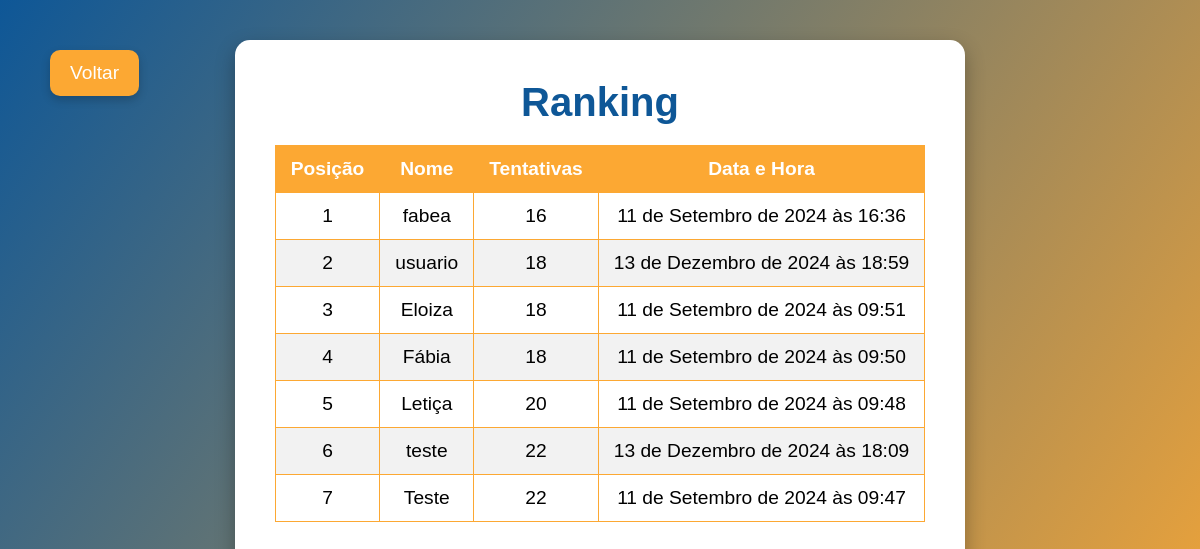
The page /ranking/ on the database its author committed.
### jogo/models.py (models this page shows)
class Jogador(models.Model):
  nomeJogador = models.CharField(max_length=100)
  tentativas = models.IntegerField()
  data = models.DateTimeField(auto_now_add=True)
  user = models.ForeignKey(auth.get_user_model(), on_delete=models.CASCADE)

### jogo/views.py (the view)
# urls.py: path('ranking/', views.ranking, name='ranking'),
def ranking(request):
    jogadores = Jogador.objects.all().order_by("tentativas", "-data").values()
    return render(request, 'ranking.html', {'jogadores':jogadores})

### templates/ranking.html (shortened to what this page needs)
<!DOCTYPE html>
<html lang="en">
<head>
    {% load static %}
    <link rel="stylesheet" href="{% static 'css/estiloRanking.css' %}">
</head>
<body>
    <button class="btn-back" onclick="window.location.href='/'">Voltar</button>
    <div class="container">
        <h1>Ranking</h1>
        <table>
            <thead>
                <tr>
                    <th>Posição</th>
                    <th>Nome</th>
                    <th>Tentativas</th>
                    <th>Data e Hora</th>
                </tr>
            </thead>
            <tbody>
                {% for x in jogadores %}
                <tr>
                    <td>{{forloop.counter}}</td>
                    <td>{{x.nomeJogador}}</td>
                    <td>{{x.tentativas}}</td>
                    <td>{{x.data}}</td>
                </tr>
                {% endfor %}
            </tbody>
        </table>
    </div>
</body>
</html>

### jogo/static/css/estiloRanking.css (style rules this page uses)
* { box-sizing: border-box; padding: 0; margin: 0; }
body { font-family: 'Arial', sans-serif; background: linear-gradient(125deg, #0e5797, #fca833); display: flex; justify-content: center; min-height: 100vh; }
.container { margin-top: 40px; text-align: center; background-color: #ffffff; border-radius: 15px; padding: 40px; box-shadow: 0 8px 20px rgba(0, 0, 0, 0.3); }
h1 { color: #0e5797; font-size: 2.5em; margin-bottom: 20px; }
table { width: 100%; border-collapse: collapse; margin-top: 20px; }
th, td { padding: 12px 15px; border: 1px solid #fca833; text-align: center; font-size: 1.2em; }
th { background-color: #fca833; color: white; }
tr:nth-child(even) { background-color: #f2f2f2; }
.btn-back { margin: 20px; background-color: #fca833; color: white; position: fixed; left: 30px; top: 30px; border: none; border-radius: 10px; padding: 12px 20px; font-size: 1.2em; cursor: pointer; box-shadow: 0 4px 10px rgba(0, 0, 0, 0.2); }

### rows shown on the page
Jogador: nomeJogador "fabea", tentativas "16", data "11 de Setembro de 2024 às 16:36"
Jogador: nomeJogador "usuario", tentativas "18", data "13 de Dezembro de 2024 às 18:59"
Jogador: nomeJogador "Eloiza", tentativas "18", data "11 de Setembro de 2024 às 09:51"
Jogador: nomeJogador "Fábia", tentativas "18", data "11 de Setembro de 2024 às 09:50"
Jogador: nomeJogador "Letiça", tentativas "20", data "11 de Setembro de 2024 às 09:48"
Jogador: nomeJogador "teste", tentativas "22", data "13 de Dezembro de 2024 às 18:09"
Jogador: nomeJogador "Teste", tentativas "22", data "11 de Setembro de 2024 às 09:47"
